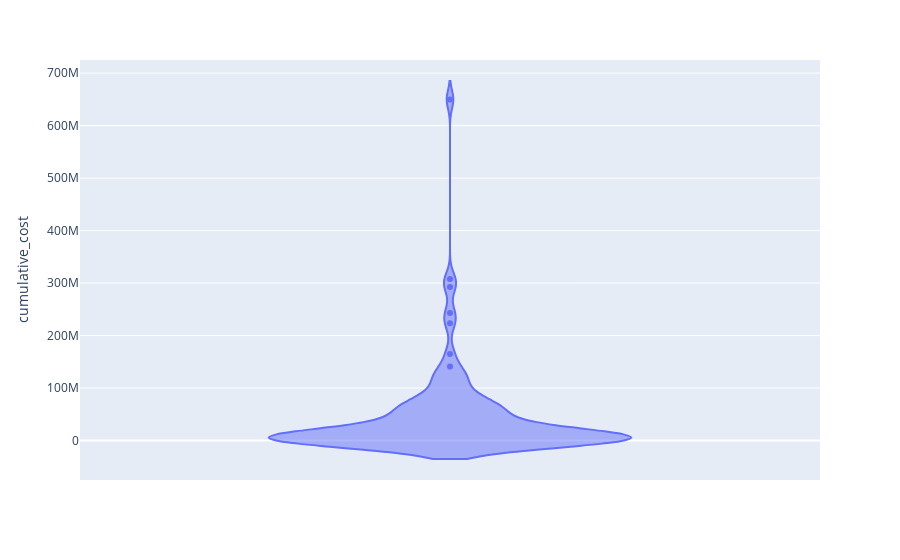

Notebook cell for this chart:
### Markdown cell above
### Task 3: Basic EDA
- Using plotly express, create a violin plot of each numerical feature in the data.

### Code cell
px.violin(cleaned_df, y='cumulative_cost')

### Figure 1 — Plotly figure (JSON) as saved in the notebook; plotly's stock layout.template omitted (floating-point values rounded to 4 significant figures)
{"data": [{"alignmentgroup": "True", "box": {"visible": false}, "hovertemplate": "cumulative_cost=%{y}<extra></extra>", "legendgroup": "", "marker": {"color": "#636efa"}, "name": "", "offsetgroup": "", "orientation": "v", "scalegroup": "True", "showlegend": false, "type": "violin", "x0": " ", "xaxis": "x", "y": [25750329, 9817991, 53474794, 5618073, 292395391, 10894284, 7336996, 47202, 43615, 80927, 8701730, 7381580, 74348696, 99647240, 125791741, 164610390, 56177887, 3960637, 19944218, 70551498, 242865895, 120588951, 53924433, 54365773, 123454595, 57868181, 71793649, 351147, 265917, 140927035, 64200036, 108644405, 61237928, 89214696, 49552315, 41656899, 72062991, 20370558, 35424895, null, 307614150, 240353, 174207, 165944, 690170, 240093, 189209, 386462, 3112808, 1465350, 1760753, 576671, 536970, 1315526, 1665089, 235880, 1697454, 42693829, 22396602, 26869989, 55346752, 9270412, 18381186, 6604187, 9242591, 25726662, 3781784, 137567, 226976, 113731, 201761, 464988, 230182, 566753, 828676, 235571, 166656, 223486855, 12120298, 5358853, 79126301, 649745167, 6720784, 19181905, 16192485, 29971744, 41733865, 85715697, 2753038, 4346054, 4959501, 513271], "y0": " ", "yaxis": "y"}], "layout": {"legend": {"tracegroupgap": 0}, "margin": {"t": 60}, "violinmode": "group", "xaxis": {"anchor": "y", "domain": [0, 1]}, "yaxis": {"anchor": "x", "domain": [0, 1], "title": {"text": "cumulative_cost"}}}}
